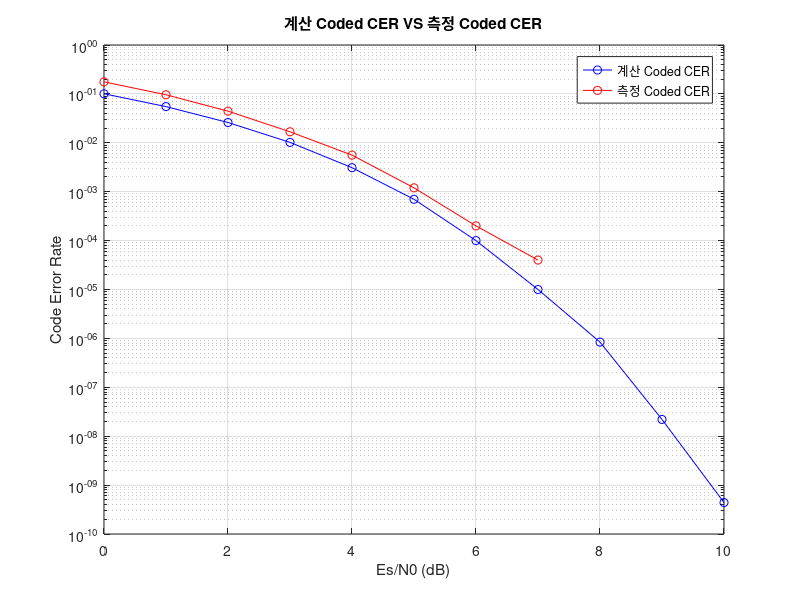

Reproduce this figure in MATLAB.

% BPSK plot 
% parameters
Es_N0_dB = 0:10; % range of Es/N0 values in dB
Es_N0 = 10.^(Es_N0_dB/10); % convert Es/N0 from dB to linear scale
point=0.01*[7.83, 5.69, 3.7, 2.27, 1.23, 0.62, 0.22, 0.071, 0.02, 3.37*10^(-3), 3.39*10^(-4)];
% calculating BER
ber = qfunc(sqrt(2*Es_N0));
ch_CER=0.01*[17.64,9.6,4.44,1.68,0.56,0.12, 0.02,0.004,0,0,0];
coded_CER= 0.01*[10.06, 5.5, 2.6, 1.02, 0.31, 0.07, 0.01, 0.001, 8.4*10^(-5), 2.2*10^(-6), 4.4*10^(-8)];
% plot
semilogy(Es_N0_dB,coded_CER, 'bo-',Es_N0_dB,ch_CER, 'ro-');
legend('계산 Coded CER', '측정 Coded CER');
grid on;
xlabel('Es/N0 (dB)');
ylabel('Code Error Rate');
title('계산 Coded CER VS 측정 Coded CER');




